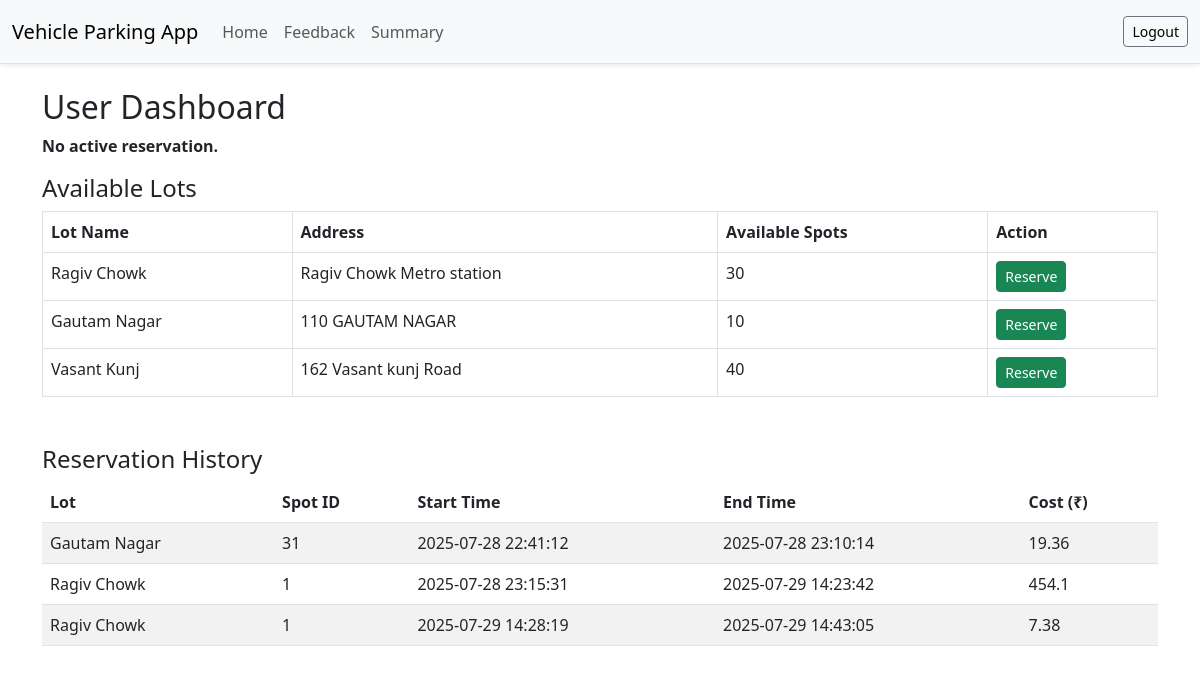
Screenshot of /user/dashboard (signed in) with the database file from the repository.
### models.py (models this page shows)
class ParkingLot(db.Model):
    id = db.Column(db.Integer, primary_key=True)
    name = db.Column(db.String(100), nullable=False)
    address = db.Column(db.String(200), nullable=False)
    pin_code = db.Column(db.String(10), nullable=False)
    price = db.Column(db.Float, nullable=False)
    max_spots = db.Column(db.Integer, nullable=False)
    spots = db.relationship('ParkingSpot', backref='lot', lazy=True)

class Reservation(db.Model):
    id = db.Column(db.Integer, primary_key=True)
    user_id = db.Column(db.Integer, db.ForeignKey('user.id'), nullable=False)
    spot_id = db.Column(db.Integer, db.ForeignKey('parking_spot.id'), nullable=False)
    parking_time = db.Column(db.DateTime, nullable=True)
    release_time = db.Column(db.DateTime, nullable=True)
    cost = db.Column(db.Float, nullable=True)
    vehicle_number = db.Column(db.String(20), nullable=False)
    rating = db.Column(db.Float, nullable=True)

class ParkingSpot(db.Model):
    id = db.Column(db.Integer, primary_key=True)
    lot_id = db.Column(db.Integer, db.ForeignKey('parking_lot.id'), nullable=False)
    status = db.Column(db.String(1), nullable=False, default='A')  # A = Available, O = Occupied
    reservations = db.relationship('Reservation', backref='spot', lazy="dynamic")

### app.py (the view)
@app.route('/user/dashboard')
def user_dashboard():
    if session.get('role') != 'user':
        return redirect(url_for('login'))
    user_id = session.get('user')
    if not isinstance(user_id, int):
        return redirect(url_for('login'))
    lots = ParkingLot.query.all()
    active_res = Reservation.query.filter_by(user_id=user_id, release_time=None).first()
    history = Reservation.query.filter(Reservation.user_id == user_id, Reservation.release_time != None).all()
    return render_template('user_dashboard.html', lots=lots, active_res=active_res, history=history)

### templates/user_dashboard.html
{% extends "base.html" %}
{% block content %}
<h2>User Dashboard</h2>
{% if active_res %}
<div class="alert alert-info">
    <strong>Active Reservation:</strong><br>
    Lot: {{ active_res.spot.lot.name }}<br>
    Spot ID: {{ active_res.spot.id }}<br>
    Start Time: {{ active_res.parking_time.strftime('%Y-%m-%d %H:%M:%S') }}<br>
    <a href="{{ url_for('release_spot', reservation_id=active_res.id) }}" class="btn btn-danger mt-2">Release Spot</a>
</div>
{% else %}
<p><strong>No active reservation.</strong></p>
{% endif %}
<h4>Available Lots</h4>
<table class="table table-bordered">
    <thead>
        <tr>
            <th>Lot Name</th>
            <th>Address</th>
            <th>Available Spots</th>
            <th>Action</th>
        </tr>
    </thead>
    <tbody>
        {% for lot in lots %}
        <tr>
            <td>{{ lot.name }}</td>
            <td>{{ lot.address }}</td>
            <td>{{ lot.spots | selectattr('status', 'equalto', 'A') | list | length }}</td>
            <td>
                {% if not active_res and lot.spots | selectattr('status', 'equalto', 'A') | list | length > 0 %}
                <a href="{{ url_for('reserve_spot', lot_id=lot.id) }}" class="btn btn-success btn-sm">Reserve</a>
                {% else %}
                <button class="btn btn-secondary btn-sm" disabled>Unavailable</button>
                {% endif %}
            </td>
        </tr>
        {% endfor %}
    </tbody>
</table>
{% if history %}
<h4 class="mt-5">Reservation History</h4>
<table class="table table-striped">
    <thead>
        <tr>
            <th>Lot</th>
            <th>Spot ID</th>
            <th>Start Time</th>
            <th>End Time</th>
            <th>Cost (₹)</th>
        </tr>
    </thead>
    <tbody>
        {% for res in history %}
        <tr>
            <td>{{ res.spot.lot.name }}</td>
            <td>{{ res.spot.id }}</td>
            <td>{{ res.parking_time.strftime('%Y-%m-%d %H:%M:%S') }}</td>
            <td>{{ res.release_time.strftime('%Y-%m-%d %H:%M:%S') }}</td>
            <td>{{ res.cost }}</td>
        </tr>
        {% endfor %}
    </tbody>
</table>
{% endif %}
{% endblock %}

### static/css/styles.css (style rules this page uses)
body { background-color: #f8f9fa; }
h2 { margin-bottom: 20px; }

### rows the page displays
ParkingLot: name "Ragiv Chowk", address "Ragiv Chowk Metro station", spots|selectattr "30"
ParkingLot: name "Gautam Nagar", address "110 GAUTAM NAGAR", spots|selectattr "10"
ParkingLot: name "Vasant Kunj", address "162 Vasant kunj Road", spots|selectattr "40"
Reservation: spot.lot.name "Gautam Nagar", spot.id "31", parking_time "2025-07-28 22:41:12", release_time "2025-07-28 23:10:14", cost "19.36"
Reservation: spot.lot.name "Ragiv Chowk", spot.id "1", parking_time "2025-07-28 23:15:31", release_time "2025-07-29 14:23:42", cost "454.1"
Reservation: spot.lot.name "Ragiv Chowk", spot.id "1", parking_time "2025-07-29 14:28:19", release_time "2025-07-29 14:43:05", cost "7.38"
